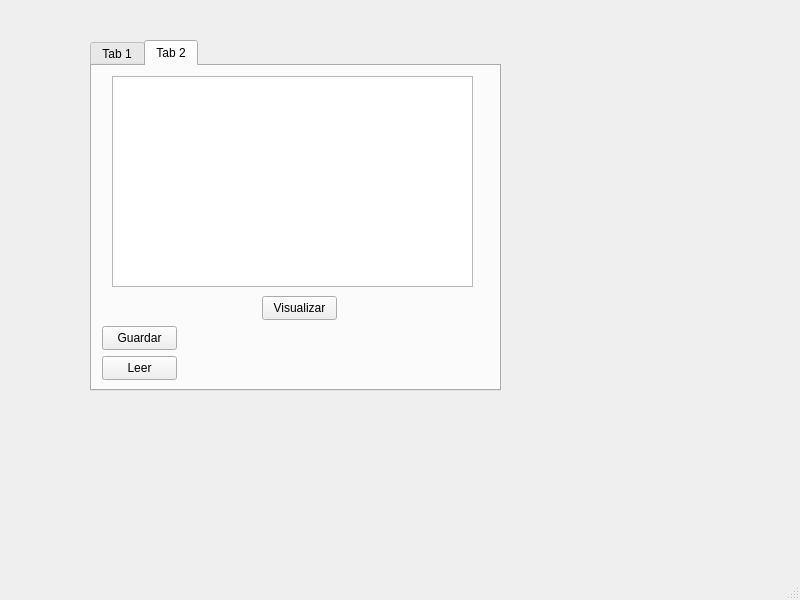
<?xml version="1.0" encoding="UTF-8"?>
<ui version="4.0">
 <class>MainWindow</class>
 <widget class="QMainWindow" name="MainWindow">
  <property name="geometry">
   <rect>
    <x>0</x>
    <y>0</y>
    <width>800</width>
    <height>600</height>
   </rect>
  </property>
  <property name="windowTitle">
   <string>MainWindow</string>
  </property>
  <widget class="QWidget" name="centralwidget">
   <widget class="QTabWidget" name="tabWidget">
    <property name="geometry">
     <rect>
      <x>90</x>
      <y>40</y>
      <width>411</width>
      <height>351</height>
     </rect>
    </property>
    <property name="currentIndex">
     <number>1</number>
    </property>
    <widget class="QWidget" name="tab">
     <attribute name="title">
      <string>Tab 1</string>
     </attribute>
     <widget class="QLabel" name="label">
      <property name="geometry">
       <rect>
        <x>40</x>
        <y>30</y>
        <width>49</width>
        <height>16</height>
       </rect>
      </property>
      <property name="text">
       <string>ID:</string>
      </property>
     </widget>
     <widget class="QLineEdit" name="lineEdit">
      <property name="geometry">
       <rect>
        <x>80</x>
        <y>30</y>
        <width>113</width>
        <height>22</height>
       </rect>
      </property>
     </widget>
     <widget class="QLabel" name="label_2">
      <property name="geometry">
       <rect>
        <x>20</x>
        <y>70</y>
        <width>49</width>
        <height>16</height>
       </rect>
      </property>
      <property name="text">
       <string>Voltaje:</string>
      </property>
     </widget>
     <widget class="QSpinBox" name="spinBox">
      <property name="geometry">
       <rect>
        <x>80</x>
        <y>70</y>
        <width>111</width>
        <height>22</height>
       </rect>
      </property>
     </widget>
     <widget class="QLabel" name="label_3">
      <property name="geometry">
       <rect>
        <x>10</x>
        <y>110</y>
        <width>61</width>
        <height>16</height>
       </rect>
      </property>
      <property name="text">
       <string>Posicion X:</string>
      </property>
     </widget>
     <widget class="QSpinBox" name="spinBox_2">
      <property name="geometry">
       <rect>
        <x>80</x>
        <y>110</y>
        <width>111</width>
        <height>22</height>
       </rect>
      </property>
     </widget>
     <widget class="QLabel" name="label_4">
      <property name="geometry">
       <rect>
        <x>10</x>
        <y>150</y>
        <width>61</width>
        <height>16</height>
       </rect>
      </property>
      <property name="text">
       <string>Posicion Y:</string>
      </property>
     </widget>
     <widget class="QSpinBox" name="spinBox_3">
      <property name="geometry">
       <rect>
        <x>80</x>
        <y>150</y>
        <width>111</width>
        <height>22</height>
       </rect>
      </property>
     </widget>
     <widget class="QLabel" name="label_5">
      <property name="geometry">
       <rect>
        <x>220</x>
        <y>160</y>
        <width>49</width>
        <height>16</height>
       </rect>
      </property>
      <property name="text">
       <string>Red:</string>
      </property>
     </widget>
     <widget class="QSlider" name="verticalSlider">
      <property name="geometry">
       <rect>
        <x>220</x>
        <y>29</y>
        <width>22</width>
        <height>131</height>
       </rect>
      </property>
      <property name="orientation">
       <enum>Qt::Vertical</enum>
      </property>
     </widget>
     <widget class="QLabel" name="label_6">
      <property name="geometry">
       <rect>
        <x>290</x>
        <y>160</y>
        <width>49</width>
        <height>16</height>
       </rect>
      </property>
      <property name="text">
       <string>Green:</string>
      </property>
     </widget>
     <widget class="QSlider" name="verticalSlider_2">
      <property name="geometry">
       <rect>
        <x>300</x>
        <y>29</y>
        <width>22</width>
        <height>131</height>
       </rect>
      </property>
      <property name="orientation">
       <enum>Qt::Vertical</enum>
      </property>
     </widget>
     <widget class="QLabel" name="label_7">
      <property name="geometry">
       <rect>
        <x>360</x>
        <y>160</y>
        <width>49</width>
        <height>16</height>
       </rect>
      </property>
      <property name="text">
       <string>Blue:</string>
      </property>
     </widget>
     <widget class="QSlider" name="verticalSlider_3">
      <property name="geometry">
       <rect>
        <x>360</x>
        <y>29</y>
        <width>22</width>
        <height>131</height>
       </rect>
      </property>
      <property name="orientation">
       <enum>Qt::Vertical</enum>
      </property>
     </widget>
     <widget class="QPushButton" name="pushButton">
      <property name="geometry">
       <rect>
        <x>40</x>
        <y>230</y>
        <width>91</width>
        <height>24</height>
       </rect>
      </property>
      <property name="text">
       <string>Agregar inicio</string>
      </property>
     </widget>
     <widget class="QPushButton" name="pushButton_2">
      <property name="geometry">
       <rect>
        <x>270</x>
        <y>230</y>
        <width>91</width>
        <height>24</height>
       </rect>
      </property>
      <property name="text">
       <string>Agregar final</string>
      </property>
     </widget>
    </widget>
    <widget class="QWidget" name="tab_2">
     <attribute name="title">
      <string>Tab 2</string>
     </attribute>
     <widget class="QPlainTextEdit" name="plainTextEdit">
      <property name="geometry">
       <rect>
        <x>20</x>
        <y>10</y>
        <width>361</width>
        <height>211</height>
       </rect>
      </property>
     </widget>
     <widget class="QPushButton" name="pushButton_3">
      <property name="geometry">
       <rect>
        <x>170</x>
        <y>230</y>
        <width>75</width>
        <height>24</height>
       </rect>
      </property>
      <property name="text">
       <string>Visualizar</string>
      </property>
     </widget>
     <widget class="QPushButton" name="pushButton_4">
      <property name="geometry">
       <rect>
        <x>10</x>
        <y>260</y>
        <width>75</width>
        <height>24</height>
       </rect>
      </property>
      <property name="text">
       <string>Guardar</string>
      </property>
     </widget>
     <widget class="QPushButton" name="pushButton_5">
      <property name="geometry">
       <rect>
        <x>10</x>
        <y>290</y>
        <width>75</width>
        <height>24</height>
       </rect>
      </property>
      <property name="text">
       <string>Leer</string>
      </property>
     </widget>
    </widget>
   </widget>
  </widget>
  <widget class="QMenuBar" name="menubar">
   <property name="geometry">
    <rect>
     <x>0</x>
     <y>0</y>
     <width>800</width>
     <height>22</height>
    </rect>
   </property>
  </widget>
  <widget class="QStatusBar" name="statusbar"/>
 </widget>
 <resources/>
 <connections/>
</ui>
